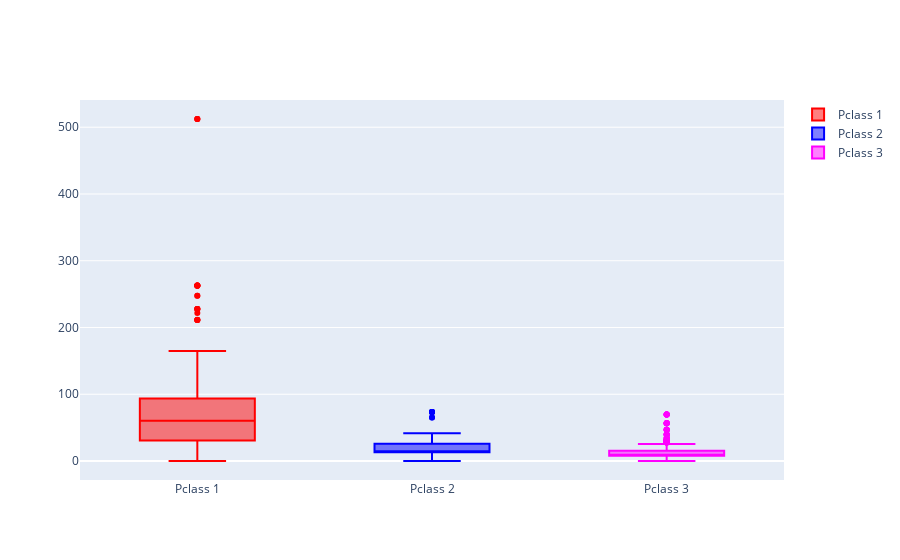

The cell this chart's notebook holds for it:
### Code cell
trace0 = go.Box(
    y=df_pivot[1],
    name = 'Pclass 1',
    marker = dict(
        color = 'red',#rgb(12, 12, 140)
    )
)
trace1 = go.Box(
    y=df_pivot[2],
    name = 'Pclass 2',
    marker = dict(
        color = 'Blue',#rgb(12, 128, 128)
    )
)
trace2 = go.Box(
    y=df_pivot[3],
    name = 'Pclass 3',
    marker = dict(
        color = 'magenta',#rgb(12, 128, 128)
    )
)
data = [trace0, trace1, trace2]


fig = go.Figure(data=data)


#fig = go.Figure(dict(data = data, layout = layout))

fig.show()

### Figure 1 — Plotly figure (JSON) as saved in the notebook; plotly's stock layout.template omitted (floating-point values rounded to 4 significant figures; data arrays with more than 128 entries replaced by an {"elided": "..."} marker saying what was removed)
{"data": [{"marker": {"color": "red"}, "name": "Pclass 1", "type": "box", "y": {"elided": "891 float values"}}, {"marker": {"color": "Blue"}, "name": "Pclass 2", "type": "box", "y": {"elided": "891 float values"}}, {"marker": {"color": "magenta"}, "name": "Pclass 3", "type": "box", "y": {"elided": "891 float values"}}], "layout": {}}
